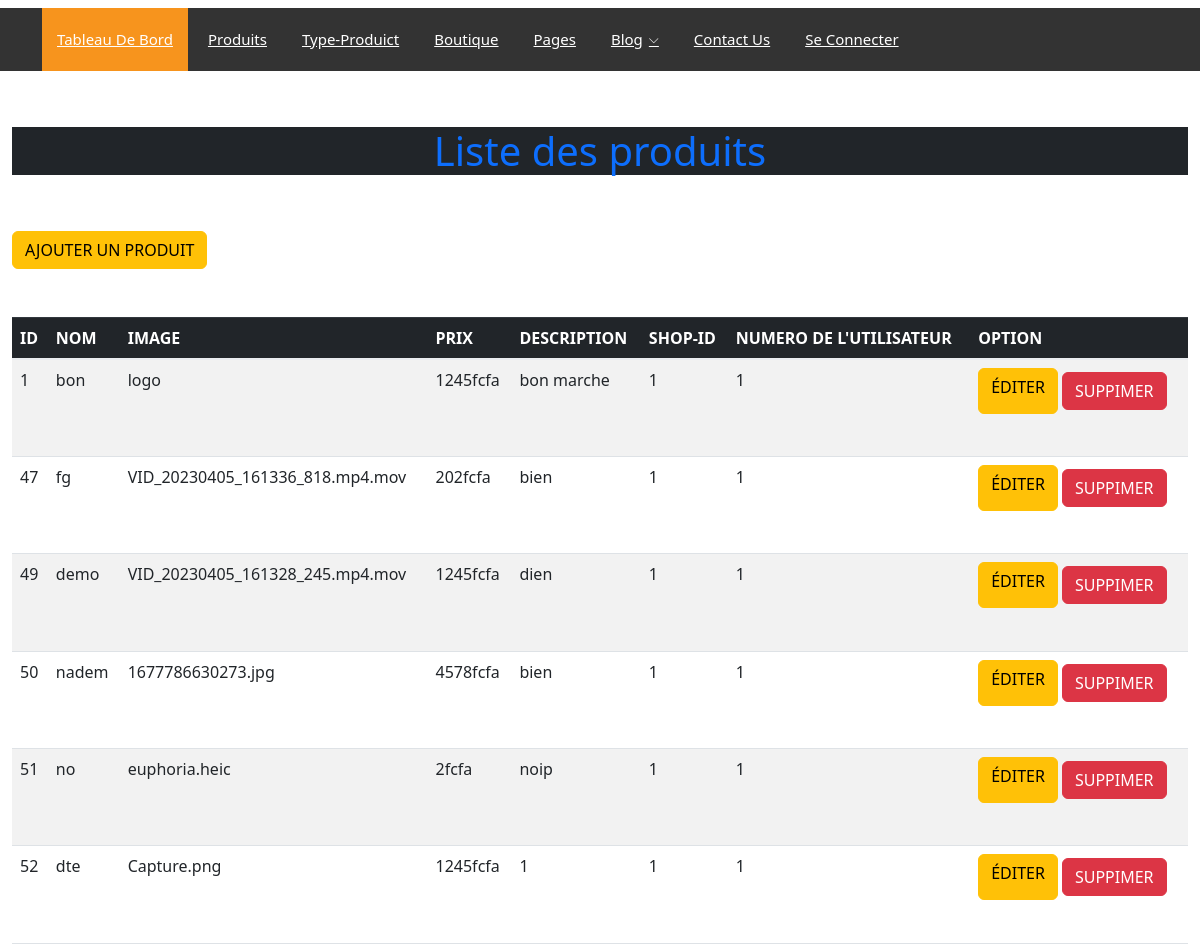
The page /src/View/products/index.php (signed in) on the database its author committed.
### tables this page shows
CREATE TABLE `products` (
  `id` int(11) NOT NULL,
  `name` varchar(50) NOT NULL,
  `image` varchar(255) NOT NULL,
  `price` varchar(255) NOT NULL,
  `description` varchar(255) NOT NULL,
  `shop_id` int(11) NOT NULL,
  `user_id` int(11) NOT NULL
);

### autoload.php (called while the page is built, shortened)
<?php
class AutoLoader
{
    public function __autoload($className)
    {
        if (strpos($className, '\\') !== false) {
            $fqnParts = explode('\\', $className);
        } else {
            $this->__autoloadClass($className);
        }
    }
    public function __autoLoadCoreClass($className)
    {
        $fqnParts = explode('\\', $className);
        unset($fqnParts[0]);
        $filePath = CORE_PATH . implode(DS, $fqnParts) . '.php';
    }
}

### config/app.php (called while the page is built)
<?php
return [
    'DataSource' => [
        'host' => 'localhost',
        'username' => 'root',
        'password' => '',
        'database' => 'ecommerces',
    ],
    'Session' => [
        'timeout' => 60 * 60 * 24 * 2,
    ],
];

### Core/Configure.php (called while the page is built, shortened)
<?php
class Configure
{
	private $_default_config = [];
	private $_config = [];
	function __construct()
	{
		$this->_config = require dirname(__DIR__) . DIRECTORY_SEPARATOR . 'config' . DIRECTORY_SEPARATOR . 'app.php';
		$this->_default_config = $this->_config;
	}
	public function read(string $configKey, $default = null)
	{
		if (isset($this->_config[$configKey])) {
			return $this->_config[$configKey];
		} else if (isset($this->_default_config[$configKey])) {
			return $this->_default_config[$configKey];
		} else {
			return $default;
		}
	}
}

### Core/Database/ConnectionManager.php (called while the page is built, shortened)
<?php
require_once dirname(dirname(__DIR__)) . DIRECTORY_SEPARATOR . 'autoload.php';
class ConnectionManager {
    private string $host;
    private string $username;
    private string $password;
    private string $database;
    private $_connection;
    public function __construct()
    {
        $config = (new Configure())->read('DataSource');
        if (empty($config)) {
            $this->_connection_error = "Aucune source de données n'est configurée";
        } else {
            $dsn = "mysql:host=$this->host;dbname=$this->database;charset=UTF8";
            try {
                $this->_connection = new PDO($dsn, $this->username, $this->password);
                $this->_connection->setAttribute(PDO::ATTR_ERRMODE, PDO::ERRMODE_EXCEPTION);
            } catch (\PDOException $e) {
                $this->_connection_error = $e->getMessage();
            }
        }
    }
    public function getConnection(){
        return $this->_connection;
    }
    public function setConfig(array $config)
    {
        if(isset($config['host'])){
            $this->host = $config['host'];
        }
        if(isset($config['username'])){
            $this->username = $config['username'];
        }
        if(isset($config['password'])){
            $this->password = $config['password'];
        }
        if(isset($config['database'])){
            $this->database = $config['database'];
        }
    }
}

### src/Controller/ProductController.php (called while the page is built, shortened)
<?php
require_once dirname(dirname(__DIR__)) . DIRECTORY_SEPARATOR . 'autoload.php';
class  ProductController
{
    public function Select()
    {
        $connectionManager = new ConnectionManager();
        $sql = "SELECT * FROM products";
        try {
            $data = $connectionManager->getConnection()->prepare($sql);
            $data->execute();
            $GLOBALS['products'] = $data->fetchAll(\PDO::FETCH_ASSOC);
        } catch (\PDOException $e) {
            throw new \Exception("SQL Exception: " . $e->getMessage(), 1);
        }
    }
}

### src/View/products/index.php (the view, shortened to what this page needs)
<?php
require_once dirname(dirname(dirname(__DIR__))) . DIRECTORY_SEPARATOR . 'autoload.php';
require_once dirname(__DIR__) . DS . 'Elements' . DS . 'admin_header.php';
require_once dirname(__DIR__) . DS . 'Elements' . DS . 'header_product.php';
(new productController())->Select();
?>
<body>
    <div class="container-fluid">
        <div class="row">
            <section class="mt-5">
                <h1 class=" text-primary  text-center bg-dark">Liste des produits</h1>
                <a href="<?= VIEWS . 'products/create.php' ?>" class="btn btn-warning mt-5"> Ajouter un produit</a>
                <table class="table table-striped mt-5">
                    <thead class="table-dark  ">
                        <th>ID</th>
                        <th>NOM</th>
                        <th>IMAGE</th>
                        <th>PRIX</th>
                        <th>DESCRIPTION</th>
                        <th>SHOP-ID</th>
                        <th>NUMERO DE L'UTILISATEUR</th>
                        <th>OPTION</th>
                    </thead>
                    <tbody>
                        <?php foreach ($products as $product) { ?>
                            <tr>
                                <td><?= $product['id'] ?></td>
                                <td><?= $product['name'] ?></td>
                                <td><?= $product['image'] ?></td>
                                <td><?= $product['price'] ?></td>
                                <td><?= $product['description'] ?></td>
                                <td><?= $product['shop_id'] ?></td>
                                <td><?= $product['user_id'] ?></td>
                                <td>
                                   <div class="d-flex ">
                                   <a href="<?= VIEWS . 'produits/edite.php' ?>" class="btn btn-warning">
                                        éditer
                                    </a>
                                    <a href="<?= VIEWS . "produits/delete.php" ?>">
                                        <button class="btn btn-danger  m-1">suppimer</button>
                                    </a>
                                   </div>
                                </td>
                            </tr>
                        <?php } ?>
                    </tbody>
                </table>
            </section>
        </div>
    </div>

### src/View/Elements/admin_header.php (shortened to what this page needs)
<!DOCTYPE html>
<html lang="zxx">
<head>
    <link rel="stylesheet" href="<?= TEMPLATE_PATH ?>css/bootstrap.css">
    <link rel="stylesheet" href="<?= TEMPLATE_PATH ?>css/magnific-popup.min.css">
    <link rel="stylesheet" href="<?= TEMPLATE_PATH ?>css/font-awesome.css">
    <link rel="stylesheet" href="<?= TEMPLATE_PATH ?>css/jquery.fancybox.min.css">
    <link rel="stylesheet" href="<?= TEMPLATE_PATH ?>css/themify-icons.css">
    <link rel="stylesheet" href="<?= TEMPLATE_PATH ?>css/niceselect.css">
    <link rel="stylesheet" href="<?= TEMPLATE_PATH ?>css/animate.css">
    <link rel="stylesheet" href="<?= TEMPLATE_PATH ?>css/flex-slider.min.css">
    <link rel="stylesheet" href="<?= TEMPLATE_PATH ?>css/owl-carousel.css">
    <link rel="stylesheet" href="<?= TEMPLATE_PATH ?>css/slicknav.min.css">
    <link rel="stylesheet" href="<?= TEMPLATE_PATH ?>css/reset.css">
    <link rel="stylesheet" href="<?= TEMPLATE_PATH ?>style.css">
    <link rel="stylesheet" href="<?= TEMPLATE_PATH ?>css/responsive.css">
</head>
<body class="js">
    <header class="header shop my-2">
        <div class="header-inner">
            <div class="container">
                <div class="cat-nav-head">
                    <div class="row">
                        <div class="col-12">
                            <div class="menu-area">
                                <nav class="navbar navbar-expand-lg">
                                    <div class="navbar-collapse">
                                        <div class="nav-inner">
                                            <ul class="nav main-menu menu navbar-nav">
                                                <li class="active"><a href="#">Tableau de bord</a></li>
                                                <li><a href="<?= VIEWS . 'products/index.php' ?>">Produits</a></li>
                                                <li><a href="#">Type-produict</a></li>
                                                <li><a href="<?= VIEWS . 'Shop/view.php' ?>">Boutique</a>
                                                </li>
                                                <li><a href="#">Pages</a></li>
                                                <li><a href="#">Blog<i class="ti-angle-down"></i></a>
                                                </li>
                                                <li><a href="contact.html">Contact Us</a></li>
                                                <li>
                                                    <a href="<?= VIEWS . 'Auth/logout.php' ?>">Se connecter</a>
                                                </li>
                                            </ul>
                                        </div>
                                    </div>
                                </nav>
                            </div>
                        </div>
                    </div>
                </div>
            </div>
        </div>
    </header>

### src/View/Elements/header_product.php (shortened to what this page needs)
<!DOCTYPE html>
<html lang="en">
<head>
    <link rel="stylesheet" href="<?=ASSETS.'bootstrap-5.3.0-dist/css/bootstrap.min.css'?>">
</head>

### rows shown on the page
products: id "1", name "bon", image "logo", price "1245fcfa", description "bon marche", shop "1", user "1"
products: id "47", name "fg", image "VID_20230405_161336_818.mp4.mov", price "202fcfa", description "bien", shop "1", user "1"
products: id "49", name "demo", image "VID_20230405_161328_245.mp4.mov", price "1245fcfa", description "dien", shop "1", user "1"
products: id "50", name "nadem", image "1677786630273.jpg", price "4578fcfa", description "bien", shop "1", user "1"
products: id "51", name "no", image "euphoria.heic", price "2fcfa", description "noip", shop "1", user "1"
products: id "52", name "dte", image "Capture.png", price "1245fcfa", description "1", shop "1", user "1"
